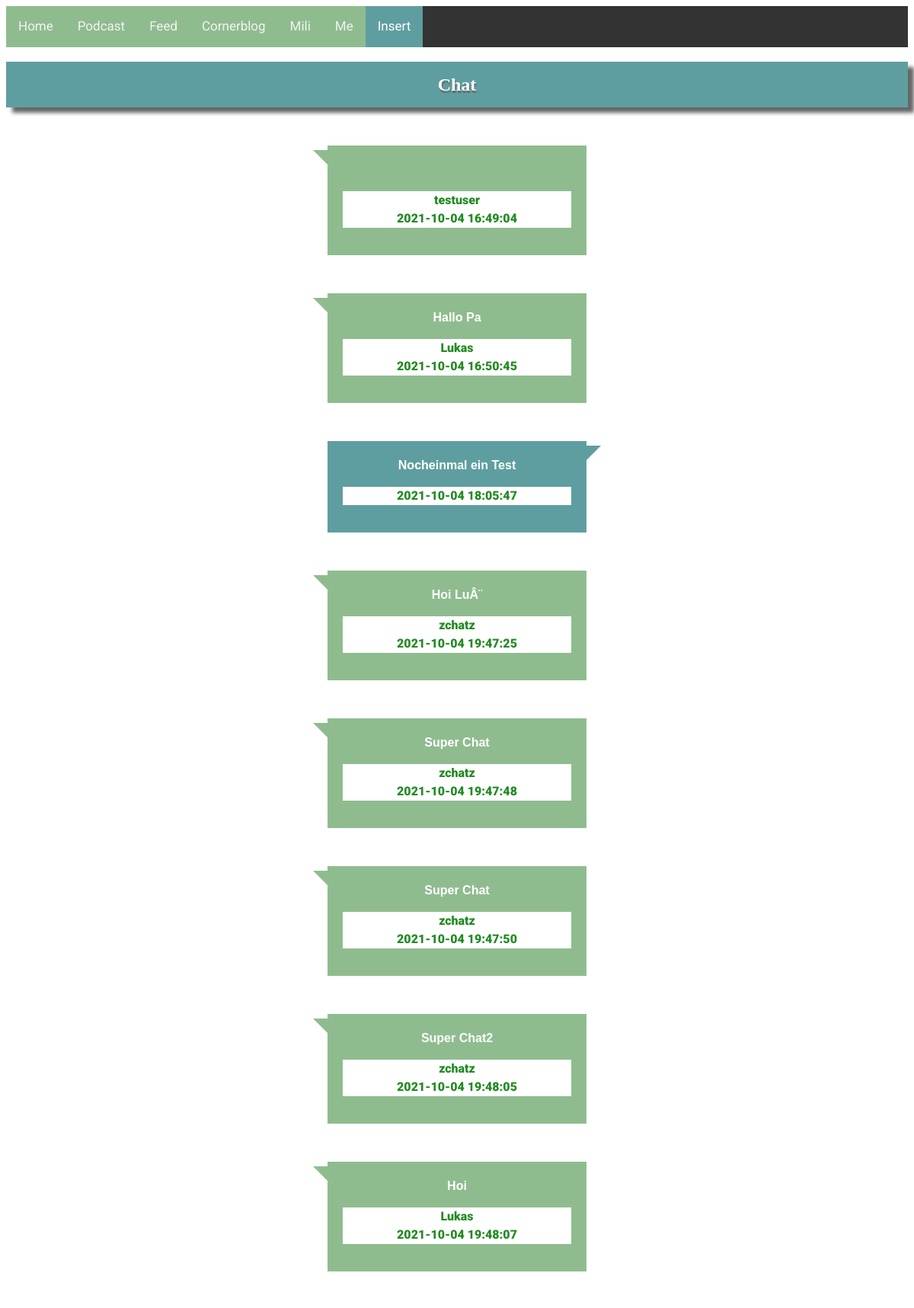
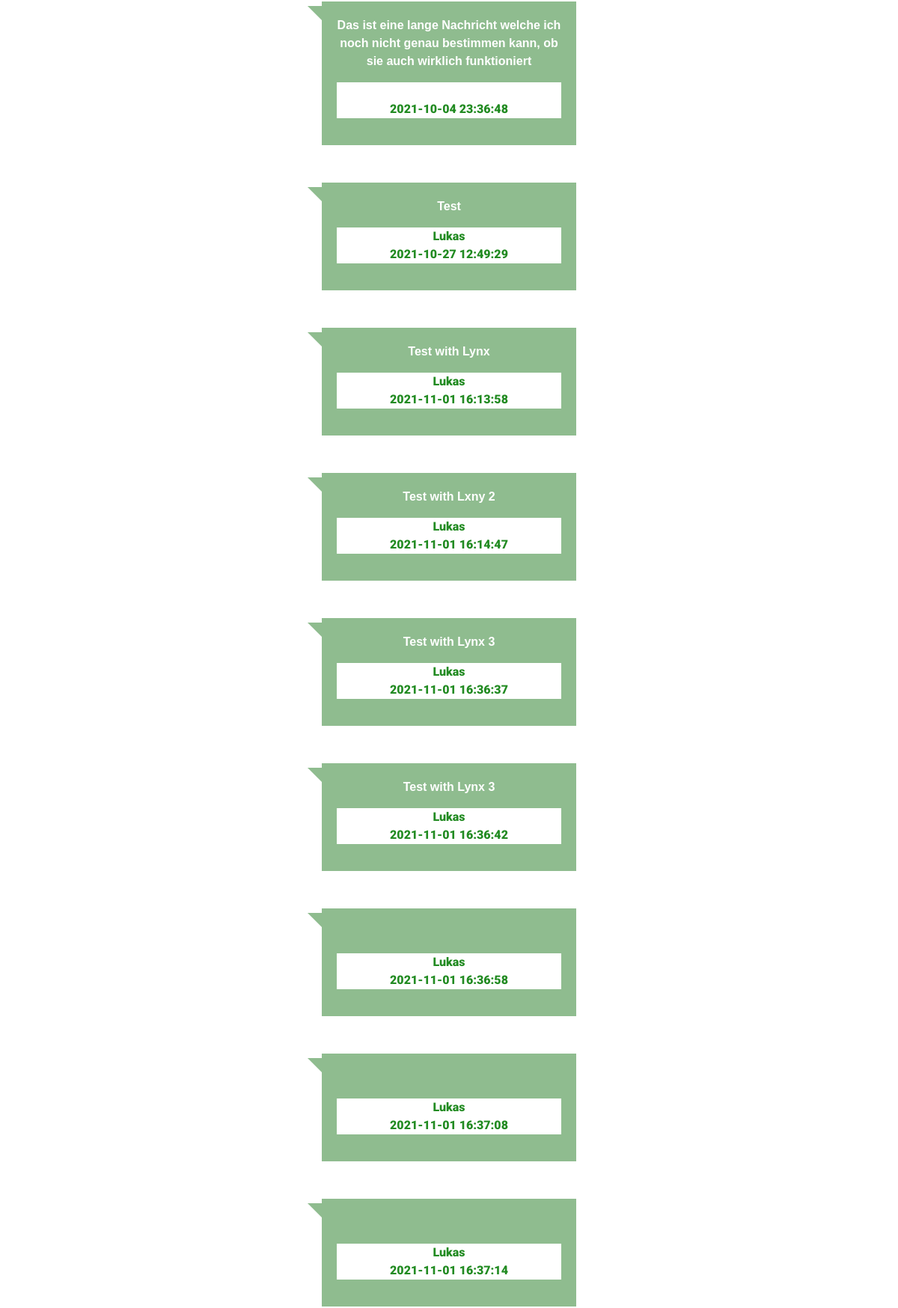
The app's page /src/public_html/chat/index.php (signed in, upper part) with its own data (2 pictures, top to bottom).
### tables this page shows
CREATE TABLE `chat` (
  `message_id` int(11) NOT NULL AUTO_INCREMENT,
  `message` varchar(300) NOT NULL,
  `user` varchar(30) NOT NULL,
  `timestamp` datetime NOT NULL DEFAULT current_timestamp(),
  PRIMARY KEY (`message_id`)
);

### src/public_html/chat/index.php (the view, shortened to what this page needs)
<!DOCTYPE HTML>
<html>
<head>
    <link rel="stylesheet" href="style_chat.css">
</head>
<body>
    <div class="topnav">
      <a href="/">Home</a>
      <a href="/podcast/">Podcast</a>
      <a href="/podcast/feed.xml">Feed</a>
      <a href="/cornerblog/">Cornerblog</a>
      <a href="/html/mili.html">Mili</a>
      <a href="/me/index.html">Me</a>
      <a class="active" href="/db/ins_db.php">Insert</a>
  </div>
<?php
 echo "<h2>Chat</h2>";
$user = htmlspecialchars($_COOKIE['login']);
$link = mysqli_connect("localhost", "lukaspe1_lukas", "hiphonei32", "lukaspe1_my_db");
$sql = "SELECT message_id, message, user, timestamp FROM chat ORDER BY message_id ASC";
$result = mysqli_query($link, $sql);
if (mysqli_num_rows($result) > 0) {
  while($row = mysqli_fetch_assoc($result)) {
    if ($row["user"]==$user) {
      $my_message=$row["message"];
	      echo " <div class='box_self sb1'>". $my_message. "<br><p style='color:ForestGreen;'>".$row["timestamp"]. "</p></div>";
    }
    else{
	     $other_message=$row["message"];
      echo " <div class='box_other sb2'>". $other_message."<br><p style='color:ForestGreen;'> ". $row["user"]."<br>" .$row["timestamp"]."</p></div>";
    }
  }
} else {
  echo "0 results";
}
?>
</body>
</html>

### src/public_html/chat/style_chat.css (style rules this page uses)
* { font-family: "Roboto", "Verdana", "Calibri", sans-serif; line-height: 1.5; background-color:white; }
.topnav { background-color: #333; overflow: hidden; }
.topnav a { float: left; color: #f2f2f2; text-align: center; padding: 14px 16px; text-decoration: none; font-size: 17px; background-color:darkseagreen; }
.topnav a.active { background-color: cadetblue; color: white; }
h1, h2 { background: cadetblue; color: rgb(255, 255, 255); text-align: center; padding: 1%; box-shadow: 8px 7px 5px #666666; text-shadow: 1px 3px 1px #666666; margin-bottom: 35px; font-family: Verdana; }
.box_self { width: 300px; margin: 50px auto; background: cadetblue; padding: 20px; text-align: center; font-weight: 900; color: #fff; font-family: arial; position: relative; }
.box_other { width: 300px; margin: 50px auto; background: darkseagreen; padding: 20px; text-align: center; font-weight: 900; color: #fff; font-family: arial; position: relative; }
.sb1:before { content: ""; width: 0px; height: 0px; position: absolute; border-left: 10px solid cadetblue; border-right: 10px solid transparent; border-top: 10px solid cadetblue; border-bottom: 10px solid transparent; right: -19px; top: 6px; }
.sb2:before { content: ""; width: 0px; height: 0px; position: absolute; border-left: 10px solid transparent; border-right: 10px solid darkseagreen; border-top: 10px solid darkseagreen; border-bottom: 10px solid transparent; left: -19px; top: 6px; }

### records on screen
chat: user "testuser", timestamp "2021-10-04 16:49:04"
chat: message "Hallo Pa", user "Lukas", timestamp "2021-10-04 16:50:45"
chat: message "Nocheinmal ein Test", timestamp "2021-10-04 18:05:47"
chat: message "Hoi LuÂ¨", user "zchatz", timestamp "2021-10-04 19:47:25"
chat: message "Super Chat", user "zchatz", timestamp "2021-10-04 19:47:48"
chat: message "Super Chat", user "zchatz", timestamp "2021-10-04 19:47:50"
chat: message "Super Chat2", user "zchatz", timestamp "2021-10-04 19:48:05"
chat: message "Hoi", user "Lukas", timestamp "2021-10-04 19:48:07"
chat: message "Das ist eine lange Nachricht welche ich noch nicht genau bestimmen kann, ob sie auch wirklich funktioniert", timestamp "2021-10-04 23:36:48"
chat: message "Test", user "Lukas", timestamp "2021-10-27 12:49:29"
chat: message "Test with Lynx", user "Lukas", timestamp "2021-11-01 16:13:58"
chat: message "Test with Lxny 2", user "Lukas", timestamp "2021-11-01 16:14:47"
chat: message "Test with Lynx 3", user "Lukas", timestamp "2021-11-01 16:36:37"
chat: message "Test with Lynx 3", user "Lukas", timestamp "2021-11-01 16:36:42"
chat: user "Lukas", timestamp "2021-11-01 16:36:58"
chat: user "Lukas", timestamp "2021-11-01 16:37:08"
chat: user "Lukas", timestamp "2021-11-01 16:37:14"
